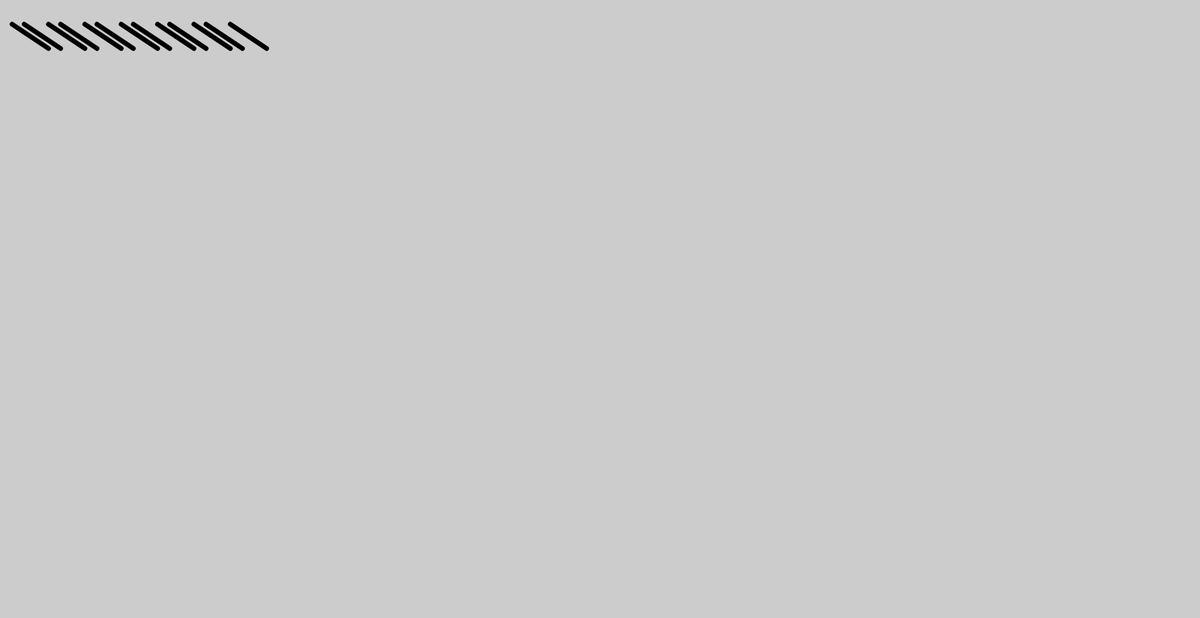
Frame 1 (no input)
Frame 60 (no input): identical to frame 1, image omitted
Frame 120 (the mouse pressed at the canvas centre since frame 60): identical to frame 1, image omitted

The p5.js sketch that drew this single still picture (run headless with seeded random() and noise() and a simulated clock; from frame 60 on, the mouse is pressed at the canvas centre):

// p5.js sketch
// ── sketch.js
//  Variables:


function setup() {
    createCanvas(1980, 1020);
    strokeWeight(8);
}

function draw() {
    background(204);

    line()
    // Loops for the same lines:
    for (var i = 20; i < 400; i += 60) {
        line(i, 40, i + 60, 80);
    }
    for (var i = 40; i < 400; i += 60) {
        line(i, 40, i + 60, 80);
    }










}
